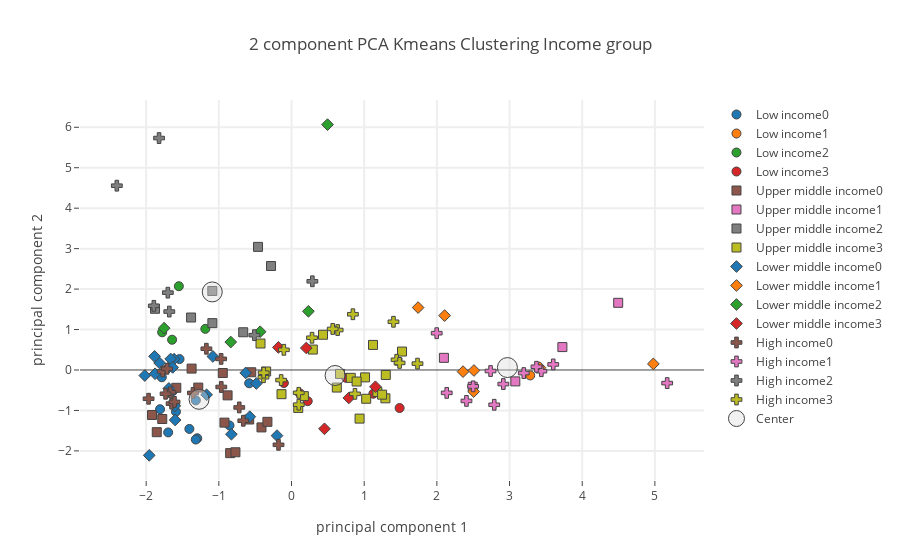

Here is the notebook cell this chart was saved with:
### Code cell
plot_plotly(principalDf_socio,"Income group",income_centers_socio,"Socioeconomic + Foods")

### Figure 1 — Plotly figure (JSON) as saved in the notebook; plotly's stock layout.template omitted (floating-point values rounded to 4 significant figures)
{"data": [{"marker": {"color": 0, "line": {"width": 1}, "size": 9, "symbol": 0}, "mode": "markers", "name": "Low income0", "text": ["Afghanistan", "Benin", "Burkina Faso", "Central African Republic", "Ethiopia", "Gambia", "Guinea", "Haiti", "Liberia", "Mali", "Mozambique", "Sierra Leone"], "type": "scatter", "uid": "d21f4798-5be7-47f6-a94d-ea2dfdb0b517", "x": [-1.697, -1.541, -0.5825, -1.809, -0.8532, -1.784, -1.634, -1.405, -1.297, -1.317, -1.59, -1.317], "y": [-1.543, 0.2693, -0.3287, -0.97, -1.37, -0.1804, -0.5239, -1.457, -1.688, -1.719, -1.03, -0.7509]}, {"marker": {"color": 1, "line": {"width": 1}, "size": 9, "symbol": 0}, "mode": "markers", "name": "Low income1", "text": ["Togo"], "type": "scatter", "uid": "554dbcfb-d9d5-484f-b86c-7746154a4c11", "x": [3.284], "y": [-0.1346]}, {"marker": {"color": 2, "line": {"width": 1}, "size": 9, "symbol": 0}, "mode": "markers", "name": "Low income2", "text": ["Guinea-Bissau", "Niger", "Rwanda", "Uganda"], "type": "scatter", "uid": "28baa83c-7fcd-4227-88ed-08f74cc39e95", "x": [-1.78, -1.55, -1.643, -1.186], "y": [0.9317, 2.071, 0.7478, 1.016]}, {"marker": {"color": 3, "line": {"width": 1}, "size": 9, "symbol": 0}, "mode": "markers", "name": "Low income3", "text": ["Chad", "Madagascar", "Malawi", "Nepal", "Senegal", "Tajikistan"], "type": "scatter", "uid": "d9ec0965-a6aa-4da1-9ade-38eae0cdab01", "x": [1.126, -0.1048, 0.2231, 0.7516, 1.487, 0.1144], "y": [-0.5868, -0.3221, -0.7706, -0.1935, -0.94, -0.5779]}, {"marker": {"color": 4, "line": {"width": 1}, "size": 9, "symbol": 0}, "mode": "markers", "name": "Low income4", "text": [], "type": "scatter", "uid": "0865a3ac-3e5a-4770-9a57-a8da6f501c0e", "x": [], "y": []}, {"marker": {"color": 0, "line": {"width": 1}, "size": 9, "symbol": 1}, "mode": "markers", "name": "Upper middle income0", "text": ["Algeria", "Azerbaijan", "Belize", "Bosnia and Herzegovina", "Bulgaria", "Dominica", "Gabon", "Guyana", "Iran (Islamic Republic of)", "Jamaica", "Mauritius", "Mexico", "Romania", "Samoa", "Suriname"], "type": "scatter", "uid": "db20f776-d583-4baa-90b5-2997bd088e25", "x": [-0.8441, -0.7716, -0.5541, -0.8796, -1.854, -1.92, -1.375, -0.9224, -0.5828, -0.4132, -0.9454, -1.779, -1.585, -0.3317, -1.283], "y": [-2.056, -2.033, -0.05601, -0.6274, -1.537, -1.113, 0.03483, -1.301, -1.224, -1.42, -0.07411, -1.212, -0.4406, -1.282, -0.4353]}, {"marker": {"color": 1, "line": {"width": 1}, "size": 9, "symbol": 1}, "mode": "markers", "name": "Upper middle income1", "text": ["Ecuador", "Fiji", "Guatemala", "Montenegro", "Namibia"], "type": "scatter", "uid": "33d71b71-27ef-47f8-8580-2d819426598e", "x": [3.08, 2.494, 4.495, 2.097, 3.727], "y": [-0.2819, -0.4146, 1.66, 0.3004, 0.5664]}, {"marker": {"color": 2, "line": {"width": 1}, "size": 9, "symbol": 1}, "mode": "markers", "name": "Upper middle income2", "text": ["Cuba", "Dominican Republic", "Lebanon", "Paraguay", "Saint Vincent and the Grenadines", "South Africa", "Turkey"], "type": "scatter", "uid": "90c71c0c-a15e-44d1-ba90-3e650f98bd12", "x": [-0.2816, -0.6646, -0.4608, -1.878, -1.382, -1.089, -1.09], "y": [2.571, 0.9326, 3.043, 1.513, 1.297, 1.158, 1.953]}, {"marker": {"color": 3, "line": {"width": 1}, "size": 9, "symbol": 1}, "mode": "markers", "name": "Upper middle income3", "text": ["Albania", "Armenia", "Belarus", "Botswana", "Brazil", "China, mainland", "Colombia", "Costa Rica", "Grenada", "Iraq", "Jordan", "Kazakhstan", "Malaysia", "Maldives", "Peru", "Russian Federation", "Saint Lucia", "Serbia", "Thailand", "Turkmenistan"], "type": "scatter", "uid": "350eece9-3f2e-4afa-b68a-bcec32304151", "x": [0.9365, 0.09279, 1.012, 1.297, 1.52, 0.2934, 0.6674, 1.121, 0.6233, 1.028, 0.8152, -0.4267, 0.1701, 1.292, 0.4334, -0.1376, 1.182, -0.3493, 1.246, 0.8962], "y": [-1.202, -0.9383, -0.1822, -0.123, 0.4556, 0.5053, -0.09693, 0.6197, -0.4345, -0.7117, -0.1941, 0.6543, -0.6468, -0.7003, 0.8713, -0.5981, -0.5447, -0.03713, -0.6096, -0.2852]}, {"marker": {"color": 4, "line": {"width": 1}, "size": 9, "symbol": 1}, "mode": "markers", "name": "Upper middle income4", "text": [], "type": "scatter", "uid": "c8802fe8-94ee-4ac5-869f-e830538ea61d", "x": [], "y": []}, {"marker": {"color": 0, "line": {"width": 1}, "size": 9, "symbol": 2}, "mode": "markers", "name": "Lower middle income0", "text": ["Angola", "Bangladesh", "Bolivia (Plurinational State of)", "Cabo Verde", "Cambodia", "Congo (note no data in Food suppley tables for DRC)", "Georgia", "Kenya", "Kiribati", "Lao People's Democratic Republic", "Morocco", "Myanmar", "Nicaragua", "Solomon Islands", "Sri Lanka", "Eswatini", "Timor-Leste", "Tunisia", "Ukraine"], "type": "scatter", "uid": "ec5df1c6-aa9d-4771-96e3-2111a5fb7bd2", "x": [-1.082, -2.018, -0.5742, -1.616, -1.663, -0.4839, -1.815, -1.958, -1.7, -1.688, -1.169, -1.884, -0.6306, -1.605, -1.877, -0.1997, -1.635, -0.8269, -1.601], "y": [0.3348, -0.1371, -1.155, 0.268, 0.2718, -0.3338, 0.1723, -2.111, 0.04394, -0.4558, -0.6127, 0.3372, -0.07271, -0.8857, -0.09294, -1.623, 0.06345, -1.588, -1.236]}, {"marker": {"color": 1, "line": {"width": 1}, "size": 9, "symbol": 2}, "mode": "markers", "name": "Lower middle income1", "text": ["Cameroon", "Egypt", "Honduras", "Indonesia", "Kyrgyzstan", "Mongolia", "Sao Tome and Principe"], "type": "scatter", "uid": "7391b09f-0f4b-46d0-bcfb-d9c0df1bb182", "x": [2.36, 2.51, 2.506, 2.107, 4.979, 3.419, 1.742], "y": [-0.0409, -0.01235, -0.5334, 1.345, 0.1507, 0.0571, 1.544]}, {"marker": {"color": 2, "line": {"width": 1}, "size": 9, "symbol": 2}, "mode": "markers", "name": "Lower middle income2", "text": ["Ghana", "India", "Lesotho", "Mauritania", "Philippines"], "type": "scatter", "uid": "05dd5796-1ccb-4232-9c1d-a14311d57844", "x": [-1.753, -0.4315, 0.4958, -0.8358, 0.2324], "y": [1.034, 0.9456, 6.065, 0.691, 1.451]}, {"marker": {"color": 3, "line": {"width": 1}, "size": 9, "symbol": 2}, "mode": "markers", "name": "Lower middle income3", "text": ["CÃƒÂ´te d'Ivoire", "El Salvador", "Nigeria", "Pakistan", "Sudan"], "type": "scatter", "uid": "c8890ffc-7a9a-41f1-b28a-0050d2632bfc", "x": [1.155, -0.1806, 0.7881, 0.4538, 0.2032], "y": [-0.4149, 0.5589, -0.6921, -1.454, 0.5441]}, {"marker": {"color": 4, "line": {"width": 1}, "size": 9, "symbol": 2}, "mode": "markers", "name": "Lower middle income4", "text": [], "type": "scatter", "uid": "92ec41be-b27e-4ecb-93b4-aec0e96bc526", "x": [], "y": []}, {"marker": {"color": 0, "line": {"width": 1}, "size": 9, "symbol": 3}, "mode": "markers", "name": "High income0", "text": ["Canada", "Denmark", "Estonia", "Greece", "Ireland", "Japan", "Latvia", "Luxembourg", "Malta", "Netherlands", "Spain", "Sweden", "United Arab Emirates", "United Kingdom"], "type": "scatter", "uid": "dcca8026-da53-455d-a05f-8cf2fb1a1359", "x": [-1.171, -0.9683, -1.65, -0.9662, -1.356, -1.667, -1.967, -0.6634, -1.772, -0.7191, -1.713, -0.1789, -1.733, -1.61], "y": [0.5252, 0.2742, -0.8311, -0.42, -0.5668, -0.5517, -0.7106, -1.255, -0.03611, -0.9256, 0.02994, -1.849, -0.5874, -0.7892]}, {"marker": {"color": 1, "line": {"width": 1}, "size": 9, "symbol": 3}, "mode": "markers", "name": "High income1", "text": ["Argentina", "Australia", "Austria", "Bahamas", "Belgium", "Croatia", "Hungary", "Italy", "Lithuania", "Slovakia", "Slovenia", "Trinidad and Tobago"], "type": "scatter", "uid": "7f9e11dd-907c-4c74-94c1-45a30325e337", "x": [2.136, 3.601, 2.499, 1.998, 5.169, 2.739, 2.915, 2.789, 3.438, 3.371, 3.196, 2.407], "y": [-0.5656, 0.1377, -0.4041, 0.9095, -0.3243, -0.0258, -0.3477, -0.8598, -0.02945, 0.07984, -0.07609, -0.7645]}, {"marker": {"color": 2, "line": {"width": 1}, "size": 9, "symbol": 3}, "mode": "markers", "name": "High income2", "text": ["Cyprus", "Finland", "Israel", "Portugal", "Republic of Korea", "Saudi Arabia", "Switzerland"], "type": "scatter", "uid": "92697a09-c76b-426e-aa1c-d8654b3af8ba", "x": [-0.5108, -1.702, -1.822, 0.2869, -2.404, -1.894, -1.682], "y": [0.861, 1.912, 5.733, 2.193, 4.556, 1.586, 1.444]}, {"marker": {"color": 3, "line": {"width": 1}, "size": 9, "symbol": 3}, "mode": "markers", "name": "High income3", "text": ["Antigua and Barbuda", "Barbados", "Brunei Darussalam", "Chile", "Czechia", "France", "Germany", "Iceland", "Kuwait", "New Zealand", "Norway", "Oman", "Panama", "Poland", "Saint Kitts and Nevis"], "type": "scatter", "uid": "dbb78aec-1b36-45d2-a4a9-8907a066a7df", "x": [0.8448, 0.6348, 0.1, -0.3854, -0.1052, 1.446, -0.3831, 1.487, 1.734, -0.1425, 1.403, 0.567, 0.8732, 0.2824, 0.0993], "y": [1.378, 0.9877, -0.8579, -0.1792, 0.4987, 0.2527, -0.06744, 0.1751, 0.1574, -0.2492, 1.192, 1.015, -0.5896, 0.797, -0.5645]}, {"marker": {"color": 4, "line": {"width": 1}, "size": 9, "symbol": 3}, "mode": "markers", "name": "High income4", "text": [], "type": "scatter", "uid": "4988107d-8f5a-4316-8553-71d65955972e", "x": [], "y": []}, {"marker": {"color": 0, "line": {"width": 1}, "size": 9, "symbol": 4}, "mode": "markers", "name": "nan0", "text": [], "type": "scatter", "uid": "03cbdd8c-2418-4069-8a8d-865b9bf2de2d", "x": [], "y": []}, {"marker": {"color": 1, "line": {"width": 1}, "size": 9, "symbol": 4}, "mode": "markers", "name": "nan1", "text": [], "type": "scatter", "uid": "82838140-42c2-4718-aec2-3959eed26f44", "x": [], "y": []}, {"marker": {"color": 2, "line": {"width": 1}, "size": 9, "symbol": 4}, "mode": "markers", "name": "nan2", "text": [], "type": "scatter", "uid": "34c1fe92-162f-4e08-bfd8-c3972f3b138f", "x": [], "y": []}, {"marker": {"color": 3, "line": {"width": 1}, "size": 9, "symbol": 4}, "mode": "markers", "name": "nan3", "text": [], "type": "scatter", "uid": "d6c40ac4-fe02-44af-ba45-1a9ad026585b", "x": [], "y": []}, {"marker": {"color": 4, "line": {"width": 1}, "size": 9, "symbol": 4}, "mode": "markers", "name": "nan4", "text": [], "type": "scatter", "uid": "df2c20ac-0105-4577-b732-32e9b18f544c", "x": [], "y": []}, {"marker": {"color": "rgba(220, 220, 220, .4)", "line": {"width": 1}, "size": 20}, "mode": "markers", "name": "Center", "type": "scatter", "uid": "22c0ecab-a152-4220-939c-265593a060b4", "x": [-1.272, 2.971, -1.091, 0.5996], "y": [-0.725, 0.06029, 1.93, -0.1359]}], "layout": {"hovermode": "closest", "showlegend": true, "title": {"text": "2 component PCA Kmeans Clustering Income group"}, "xaxis": {"gridwidth": 2, "ticklen": 5, "title": {"text": "principal component 1"}, "zeroline": false}, "yaxis": {"gridwidth": 2, "ticklen": 5, "title": {"text": "principal component 2"}}}}
